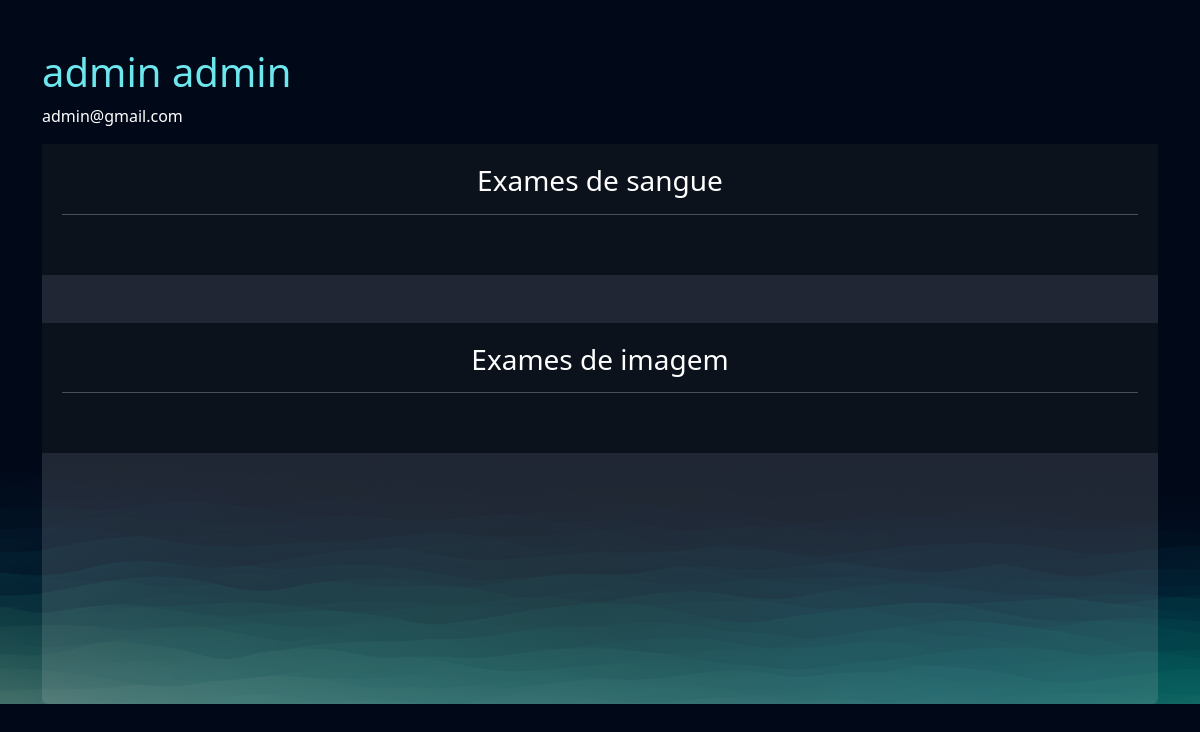
The app's page /portfólio/cliente/17 (signed in), older data.
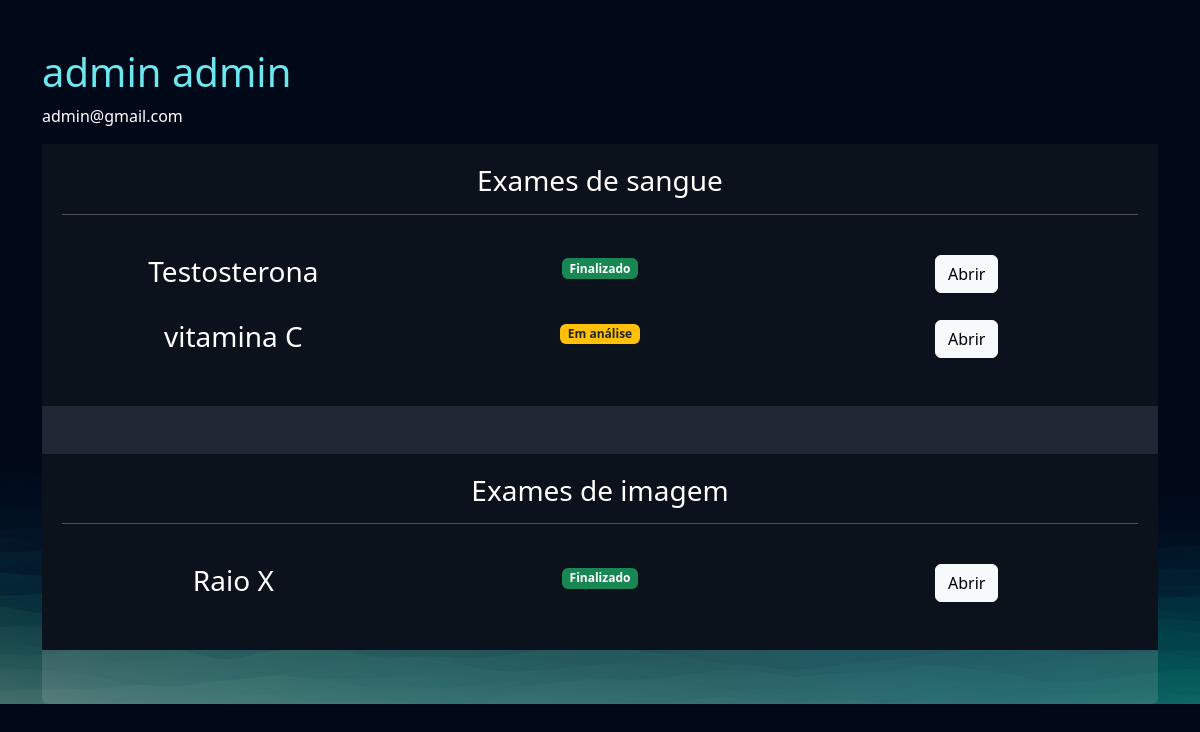
The same page, newer data.
### exames/models.py (models this page shows, shortened)
class SolicitacaoExame(models.Model):
    choice_status = (
      ('E', 'Em análise'),
      ('F', 'Finalizado')
    )
    usuario = models.ForeignKey(User, on_delete=models.DO_NOTHING)
    exame = models.ForeignKey(TiposExames, on_delete=models.DO_NOTHING)
    status = models.CharField(max_length=2, choices=choice_status)
    resultado = models.FileField(upload_to="resultados", null=True, blank=True)
    requer_senha = models.BooleanField(default=False)
    senha = models.CharField(max_length=16, null=True, blank=True)
    def badge_template(self):
        if self.status == "E":
            classes = 'bg-warning text-dark '
            texto = "Em análise"
        elif self.status == "F":
            classes = 'bg-success'
            texto = "Finalizado"
        return mark_safe (f'<span class="badge {classes}">{texto}</span>')

class TiposExames(models.Model):
    tipo_choices = (
        ('I', 'Exame de imagem'),
        ('S', 'Exame de sangue')
    )
    nome = models.CharField(max_length=50)
    tipo = models.CharField(max_length=1, choices=tipo_choices)
    preco = models.FloatField()
    disponivel = models.BooleanField(default=True)
    horario_inicial = models.IntegerField()
    horario_final = models.IntegerField()

### portfólio/views.py (called while the page is built)
@staff_member_required
def cliente(request, cliente_id):
    cliente = User.objects.get(id=cliente_id)
    exames = SolicitacaoExame.objects.filter(usuario=cliente)
    return render(request, 'cliente.html', {'cliente': cliente, 'exames': exames})

### portfólio/templates/cliente.html (shortened to what this page needs)
{% extends "bases/base.html" %} {% load static %} {% block 'head' %}
<link href="{% static 'exames/css/css.css' %}" rel="stylesheet" />
<link href="{% static 'exames/css/gerenciar_pedidos.css' %}" rel="stylesheet" />
<link href="{% static 'exames/css/gerenciar_exames.css' %}" rel="stylesheet" />
{% endblock 'head' %} {% block 'conteudo' %}
<br />
<br />
<div class="container">
  <h3 class="font-destaque">{{cliente.get_full_name}}</h3>
  <p>{{cliente.email}}</p>
  <div class="card card-view">
    <div class="sub-card">
      <h3>Exames de sangue</h3>
      <hr />
      <br />
      {% for exame in exames %} {% if exame.exame.tipo == 'S'%}
      <div class="row">
        <div class="col-md"><h3>{{exame.exame.nome}}</h3></div>
        <div class="col-md">{{exame.badge_template}}</div>
        <div class="col-md">
          <a href="{% url 'exame_cliente' exame.id %}" class="btn btn-light">Abrir</a>
        </div>
      </div>
      <br />
      {% endif %} {% endfor %}
    </div>
    <br />
    <br />
    <div class="sub-card">
      <h3>Exames de imagem</h3>
      <hr />
      <br />
      {% for exame in exames %} {% if exame.exame.tipo == 'I'%}
      <div class="row">
        <div class="col-md"><h3>{{exame.exame.nome}}</h3></div>
        <div class="col-md">{{exame.badge_template}}</div>
        <div class="col-md"><a href="{% url 'exame_cliente' exame.id %}" class="btn btn-light">Abrir</a></div>
      </div>
      <br />
      {% endif %} {% endfor %}
    </div>
  </div>
</div>
{% endblock 'conteudo' %}

Row changes from the older to the newer data that the page shows:
now on this page (row edited): SolicitacaoExame: exame.nome "Testosterona", badge_template "Finalizado", shown under "Exames de sangue"
now on this page (row edited): SolicitacaoExame: exame.nome "vitamina C", badge_template "Em análise", shown under "Exames de sangue"
now on this page (row edited): SolicitacaoExame: exame.nome "Raio X", badge_template "Finalizado", shown under "Exames de imagem"
